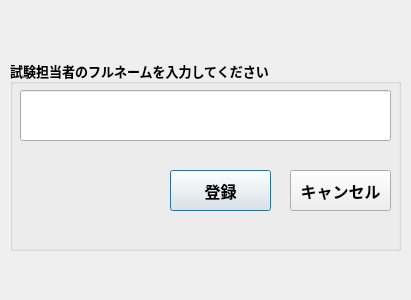
<?xml version="1.0" encoding="UTF-8"?>
<ui version="4.0">
 <class>UserInfo</class>
 <widget class="QDialog" name="UserInfo">
  <property name="geometry">
   <rect>
    <x>0</x>
    <y>0</y>
    <width>411</width>
    <height>300</height>
   </rect>
  </property>
  <property name="windowTitle">
   <string>Dialog</string>
  </property>
  <widget class="QGroupBox" name="groupBox">
   <property name="geometry">
    <rect>
     <x>10</x>
     <y>60</y>
     <width>391</width>
     <height>191</height>
    </rect>
   </property>
   <property name="font">
    <font>
     <family>游ゴシック</family>
     <pointsize>10</pointsize>
     <bold>true</bold>
    </font>
   </property>
   <property name="title">
    <string>試験担当者のフルネームを入力してください</string>
   </property>
   <widget class="QPushButton" name="regiserButton">
    <property name="geometry">
     <rect>
      <x>160</x>
      <y>110</y>
      <width>101</width>
      <height>41</height>
     </rect>
    </property>
    <property name="font">
     <font>
      <family>游ゴシック</family>
      <pointsize>12</pointsize>
      <bold>true</bold>
     </font>
    </property>
    <property name="text">
     <string>登録</string>
    </property>
   </widget>
   <widget class="QPushButton" name="cancelButton">
    <property name="geometry">
     <rect>
      <x>280</x>
      <y>110</y>
      <width>101</width>
      <height>41</height>
     </rect>
    </property>
    <property name="font">
     <font>
      <family>游ゴシック</family>
      <pointsize>12</pointsize>
      <bold>true</bold>
     </font>
    </property>
    <property name="text">
     <string>キャンセル</string>
    </property>
   </widget>
   <widget class="QLineEdit" name="userInput">
    <property name="geometry">
     <rect>
      <x>10</x>
      <y>30</y>
      <width>371</width>
      <height>51</height>
     </rect>
    </property>
    <property name="font">
     <font>
      <family>游ゴシック</family>
      <pointsize>18</pointsize>
      <bold>true</bold>
     </font>
    </property>
   </widget>
  </widget>
 </widget>
 <resources/>
 <connections/>
</ui>
